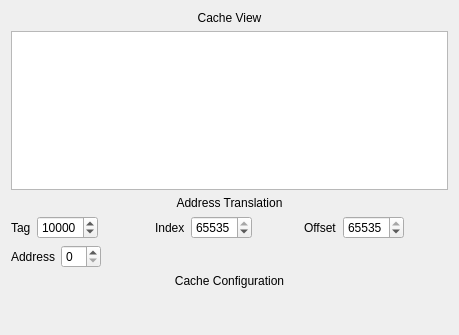
<?xml version="1.0" encoding="UTF-8"?>
<ui version="4.0">
 <class>CacheView</class>
 <widget class="QWidget" name="CacheView">
  <property name="geometry">
   <rect>
    <x>0</x>
    <y>0</y>
    <width>459</width>
    <height>335</height>
   </rect>
  </property>
  <property name="windowTitle">
   <string>Form</string>
  </property>
  <layout class="QGridLayout" name="gridLayout_2">
   <item row="0" column="0">
    <widget class="QLabel" name="cacheLabel">
     <property name="text">
      <string>Cache View</string>
     </property>
     <property name="alignment">
      <set>Qt::AlignCenter</set>
     </property>
    </widget>
   </item>
   <item row="1" column="0">
    <layout class="QGridLayout" name="gridLayout">
     <item row="1" column="0" colspan="6">
      <widget class="QLabel" name="label_5">
       <property name="text">
        <string>Address Translation</string>
       </property>
       <property name="alignment">
        <set>Qt::AlignCenter</set>
       </property>
      </widget>
     </item>
     <item row="7" column="0" colspan="6">
      <widget class="CacheConfig" name="cacheConfiguration" native="true">
       <property name="minimumSize">
        <size>
         <width>0</width>
         <height>30</height>
        </size>
       </property>
      </widget>
     </item>
     <item row="6" column="0" colspan="6">
      <widget class="QLabel" name="label_6">
       <property name="text">
        <string>Cache Configuration</string>
       </property>
       <property name="alignment">
        <set>Qt::AlignCenter</set>
       </property>
      </widget>
     </item>
     <item row="0" column="0" colspan="6">
      <widget class="QTreeView" name="cacheTree">
       <property name="sizePolicy">
        <sizepolicy hsizetype="MinimumExpanding" vsizetype="Expanding">
         <horstretch>0</horstretch>
         <verstretch>0</verstretch>
        </sizepolicy>
       </property>
       <property name="maximumSize">
        <size>
         <width>500</width>
         <height>16777215</height>
        </size>
       </property>
       <property name="editTriggers">
        <set>QAbstractItemView::NoEditTriggers</set>
       </property>
      </widget>
     </item>
     <item row="2" column="2" rowspan="3" colspan="2">
      <layout class="QHBoxLayout" name="horizontalLayout_2">
       <item>
        <widget class="QLabel" name="label_2">
         <property name="text">
          <string>Index</string>
         </property>
        </widget>
       </item>
       <item>
        <widget class="QSpinBox" name="indexBox">
         <property name="sizePolicy">
          <sizepolicy hsizetype="Preferred" vsizetype="Fixed">
           <horstretch>0</horstretch>
           <verstretch>0</verstretch>
          </sizepolicy>
         </property>
         <property name="maximum">
          <number>65535</number>
         </property>
         <property name="value">
          <number>65535</number>
         </property>
        </widget>
       </item>
       <item>
        <spacer name="horizontalSpacer_2">
         <property name="orientation">
          <enum>Qt::Horizontal</enum>
         </property>
         <property name="sizeHint" stdset="0">
          <size>
           <width>40</width>
           <height>20</height>
          </size>
         </property>
        </spacer>
       </item>
      </layout>
     </item>
     <item row="2" column="0" rowspan="3" colspan="2">
      <layout class="QHBoxLayout" name="horizontalLayout">
       <item>
        <widget class="QLabel" name="label">
         <property name="text">
          <string>Tag</string>
         </property>
        </widget>
       </item>
       <item>
        <widget class="QSpinBox" name="tagBox">
         <property name="sizePolicy">
          <sizepolicy hsizetype="Preferred" vsizetype="Fixed">
           <horstretch>0</horstretch>
           <verstretch>0</verstretch>
          </sizepolicy>
         </property>
         <property name="maximum">
          <number>65535</number>
         </property>
         <property name="value">
          <number>10000</number>
         </property>
        </widget>
       </item>
       <item>
        <spacer name="horizontalSpacer">
         <property name="orientation">
          <enum>Qt::Horizontal</enum>
         </property>
         <property name="sizeHint" stdset="0">
          <size>
           <width>40</width>
           <height>20</height>
          </size>
         </property>
        </spacer>
       </item>
      </layout>
     </item>
     <item row="2" column="4" rowspan="3" colspan="2">
      <layout class="QHBoxLayout" name="horizontalLayout_3">
       <item>
        <widget class="QLabel" name="label_3">
         <property name="text">
          <string>Offset</string>
         </property>
        </widget>
       </item>
       <item>
        <widget class="QSpinBox" name="dataBox">
         <property name="sizePolicy">
          <sizepolicy hsizetype="Preferred" vsizetype="Fixed">
           <horstretch>0</horstretch>
           <verstretch>0</verstretch>
          </sizepolicy>
         </property>
         <property name="maximum">
          <number>65535</number>
         </property>
         <property name="value">
          <number>65535</number>
         </property>
        </widget>
       </item>
       <item>
        <spacer name="horizontalSpacer_3">
         <property name="orientation">
          <enum>Qt::Horizontal</enum>
         </property>
         <property name="sizeHint" stdset="0">
          <size>
           <width>40</width>
           <height>20</height>
          </size>
         </property>
        </spacer>
       </item>
      </layout>
     </item>
     <item row="5" column="0" colspan="2">
      <layout class="QHBoxLayout" name="horizontalLayout_5">
       <item>
        <widget class="QLabel" name="label_4">
         <property name="text">
          <string>Address</string>
         </property>
        </widget>
       </item>
       <item>
        <widget class="QSpinBox" name="addressBox">
         <property name="sizePolicy">
          <sizepolicy hsizetype="Preferred" vsizetype="Fixed">
           <horstretch>0</horstretch>
           <verstretch>0</verstretch>
          </sizepolicy>
         </property>
         <property name="maximum">
          <number>65535</number>
         </property>
         <property name="displayIntegerBase">
          <number>16</number>
         </property>
        </widget>
       </item>
       <item>
        <spacer name="horizontalSpacer_4">
         <property name="orientation">
          <enum>Qt::Horizontal</enum>
         </property>
         <property name="sizeHint" stdset="0">
          <size>
           <width>40</width>
           <height>20</height>
          </size>
         </property>
        </spacer>
       </item>
      </layout>
     </item>
    </layout>
   </item>
  </layout>
 </widget>
 <customwidgets>
  <customwidget>
   <class>CacheConfig</class>
   <extends>QWidget</extends>
   <header>cacheconfig.h</header>
   <container>1</container>
  </customwidget>
 </customwidgets>
 <resources/>
 <connections/>
 <slots>
  <signal>on_cachetag_changed(int)</signal>
 </slots>
</ui>
